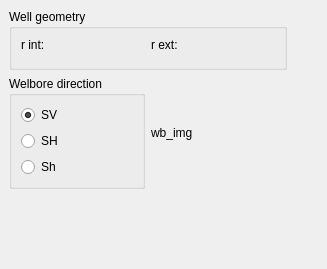
<?xml version="1.0" encoding="UTF-8"?>
<ui version="4.0">
 <class>geometryparamsDW</class>
 <widget class="QDockWidget" name="geometryparamsDW">
  <property name="geometry">
   <rect>
    <x>0</x>
    <y>0</y>
    <width>327</width>
    <height>269</height>
   </rect>
  </property>
  <property name="features">
   <set>QDockWidget::NoDockWidgetFeatures</set>
  </property>
  <property name="windowTitle">
   <string>DockWidget</string>
  </property>
  <widget class="QWidget" name="dockWidgetContents">
   <layout class="QGridLayout" name="gridLayout">
    <item row="0" column="0">
     <widget class="QGroupBox" name="groupBox">
      <property name="title">
       <string>Well geometry</string>
      </property>
      <layout class="QGridLayout" name="gridLayout_2">
       <item row="1" column="1">
        <widget class="TPBrUnitInput" name="r_ext" native="true">
        <property name="unitType" stdset="0">
         <enum>EDimension</enum>
        </property>
        </widget>
       </item>
       <item row="0" column="0">
        <widget class="QLabel" name="label">
         <property name="text">
          <string>r int:</string>
         </property>
        </widget>
       </item>
       <item row="1" column="0">
        <widget class="TPBrUnitInput" name="r_int" native="true">
        <property name="unitType" stdset="0">
         <enum>EDimension</enum>
        </property>
        </widget>
       </item>
       <item row="0" column="1">
        <widget class="QLabel" name="label_3">
         <property name="text">
          <string>r ext:</string>
         </property>
        </widget>
       </item>
      </layout>
     </widget>
    </item>
    <item row="0" column="1">
     <spacer name="horizontalSpacer">
      <property name="orientation">
       <enum>Qt::Horizontal</enum>
      </property>
      <property name="sizeHint" stdset="0">
       <size>
        <width>40</width>
        <height>20</height>
       </size>
      </property>
     </spacer>
    </item>
    <item row="1" column="0">
     <layout class="QHBoxLayout" name="horizontalLayout">
      <item>
       <widget class="QGroupBox" name="groupBox_2">
        <property name="title">
         <string>Welbore direction</string>
        </property>
        <layout class="QVBoxLayout" name="verticalLayout">
         <item>
          <widget class="QRadioButton" name="rb_direction_SV">
           <property name="enabled">
            <bool>true</bool>
           </property>
           <property name="text">
            <string>SV</string>
           </property>
           <property name="checked">
            <bool>true</bool>
           </property>
          </widget>
         </item>
         <item>
          <widget class="QRadioButton" name="rb_direction_SH">
           <property name="enabled">
            <bool>true</bool>
           </property>
           <property name="text">
            <string>SH</string>
           </property>
          </widget>
         </item>
         <item>
          <widget class="QRadioButton" name="rb_direction_Sh">
           <property name="enabled">
            <bool>true</bool>
           </property>
           <property name="text">
            <string>Sh</string>
           </property>
          </widget>
         </item>
        </layout>
       </widget>
      </item>
      <item>
       <widget class="QLabel" name="wellbore_direction_img">
        <property name="text">
         <string>wb_img</string>
        </property>
       </widget>
      </item>
     </layout>
    </item>
    <item row="2" column="0">
     <spacer name="verticalSpacer">
      <property name="orientation">
       <enum>Qt::Vertical</enum>
      </property>
      <property name="sizeHint" stdset="0">
       <size>
        <width>278</width>
        <height>3</height>
       </size>
      </property>
     </spacer>
    </item>
   </layout>
  </widget>
 </widget>
 <customwidgets>
  <customwidget>
   <class>TPBrUnitInput</class>
   <extends>QWidget</extends>
   <header>tpbrunitinput.h</header>
  </customwidget>
 </customwidgets>
 <resources/>
 <connections/>
</ui>
